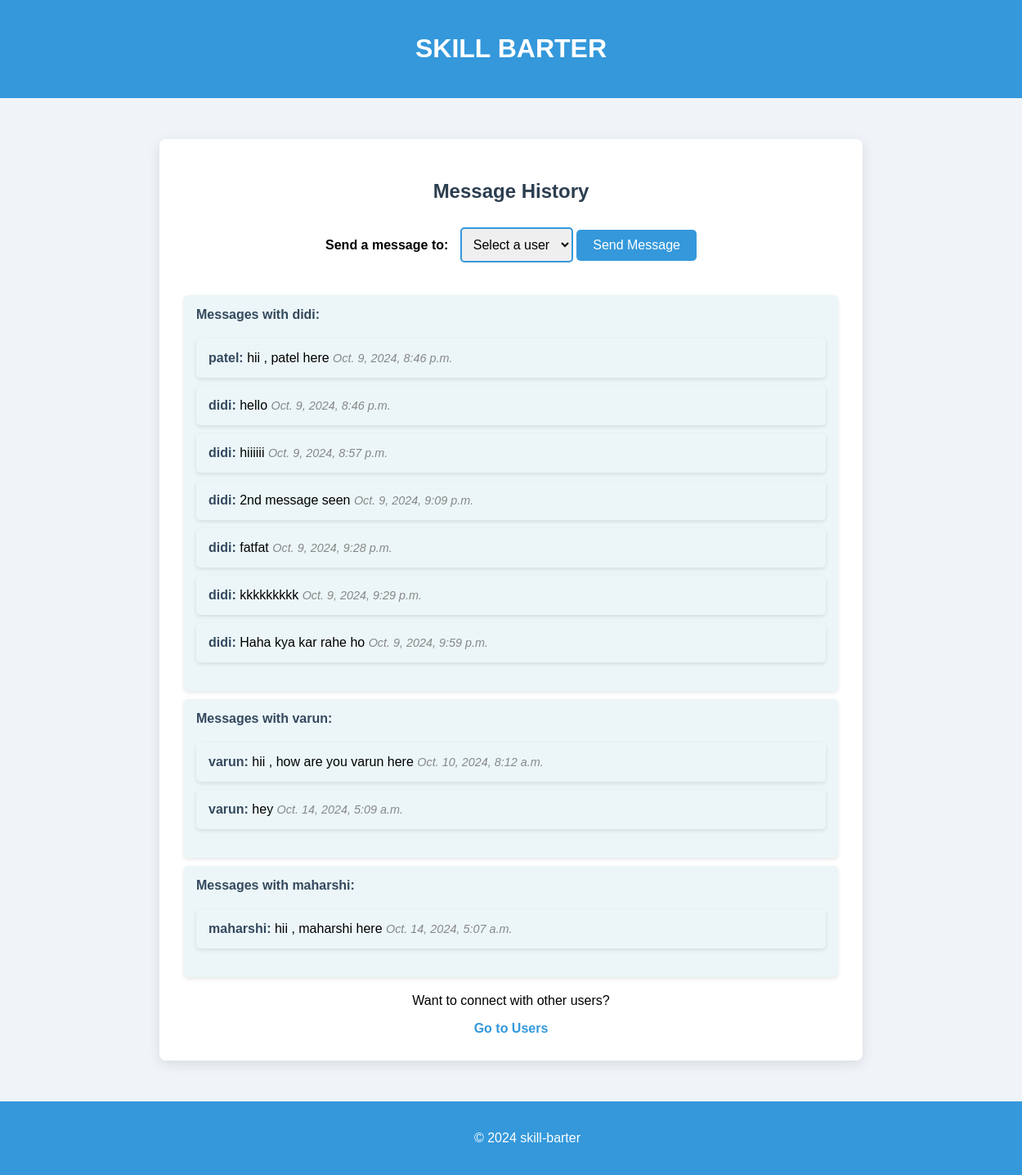
Page /accounts/message_history/ (signed in) on the earlier database version.
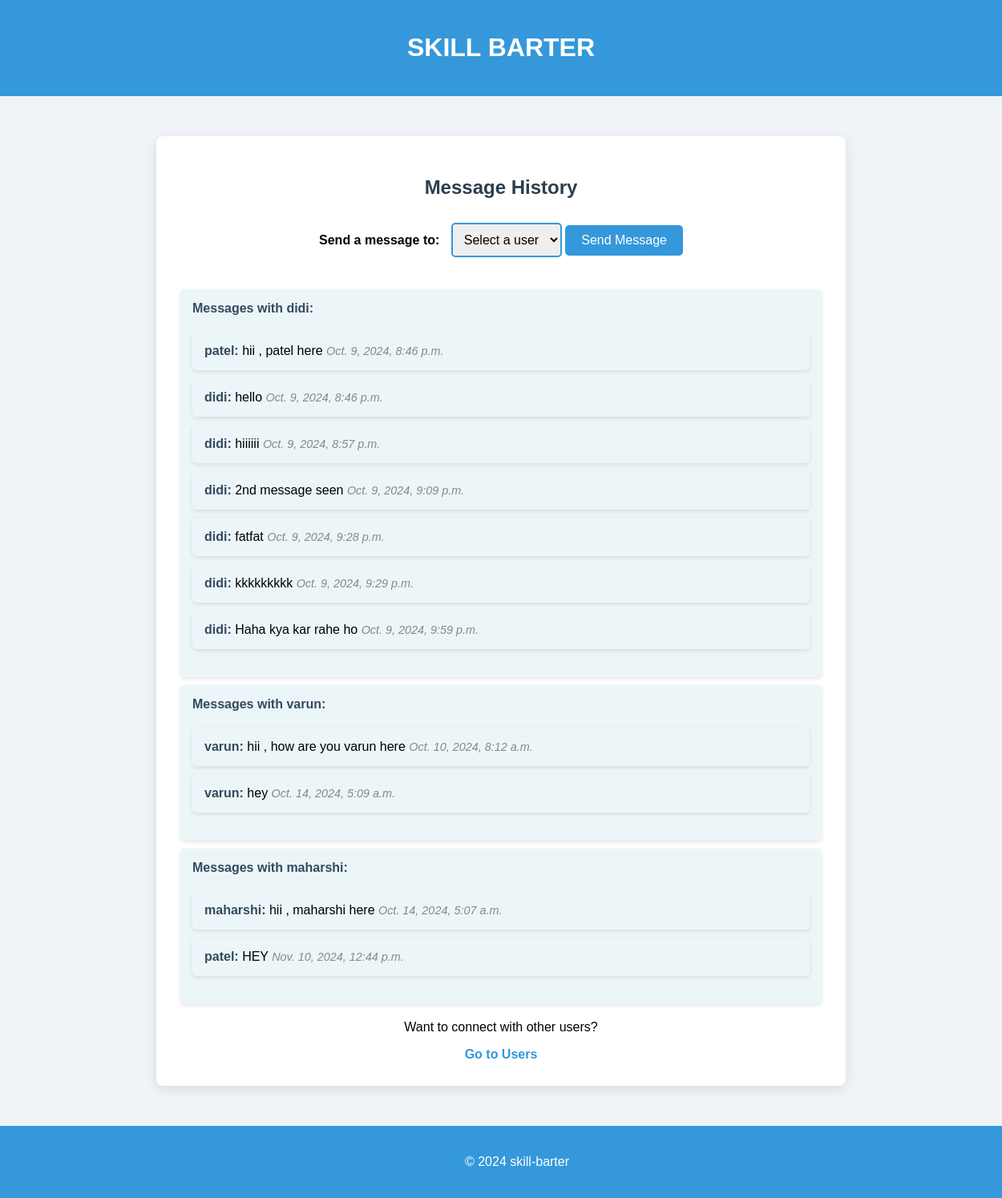
Same page on the later database version.
### accounts/models.py (models this page shows, shortened)
class Message(models.Model):
    sender = models.ForeignKey(User, related_name='sent_messages', on_delete=models.CASCADE)
    receiver = models.ForeignKey(User, related_name='received_messages', on_delete=models.CASCADE)
    content = models.TextField()
    timestamp = models.DateTimeField(auto_now_add=True)

### accounts/views.py (the view)
# urls.py: path('message_history/', message_history, name='message_history'),
@login_required
def message_history(request):
    messages = Message.objects.filter(
        Q(sender=request.user) | Q(receiver=request.user)
    ).order_by('timestamp')
    user_messages = {}
    for message in messages:
        user = message.receiver if message.sender == request.user else message.sender
        if user not in user_messages:
            user_messages[user] = []
        user_messages[user].append(message)
    return render(request, 'accounts/message_history.html', {'user_messages': user_messages})

### accounts/templates/accounts/message_history.html (shortened to what this page needs)
{% load static %}
<!DOCTYPE html>
<html lang="en">
<head>
    <link rel="stylesheet" href="{% static 'css/style.css' %}">
</head>
<body>
    <header>
        <h1>SKILL BARTER</h1>
    </header>
    <main>
        <div class="container">
            <h2>Message History</h2>
            <div>
                <form action="{% url 'send_message' %}" method="GET">
                    <label for="user_select">Send a message to:</label>
                    <select id="user_select" name="user_id">
                        <option value="">Select a user</option>
                    </select>
                    <button type="submit">Send Message</button>
                </form>
            </div>
            {% if user_messages %}
                <ul>
                    {% for user, messages in user_messages.items %}
                        <li>
                            <strong>Messages with {{ user.username }}:</strong>
                            <ul>
                                {% for message in messages %}
                                    <li>
                                        <strong>{{ message.sender.username }}:</strong> {{ message.content }} <em>{{ message.timestamp }}</em>
                                    </li>
                                {% empty %}
                                    <li>No messages exchanged yet.</li>
                                {% endfor %}
                            </ul>
                        </li>
                    {% endfor %}
                </ul>
            {% else %}
                <p>No messages exchanged yet.</p>
            {% endif %}
            <p>Want to connect with other users?</p>
            <a href="{% url 'search' %}">Go to Users</a>
        </div>
    </main>
    <footer>
        <p>&copy; 2024 skill-barter</p>
    </footer>
</body>
</html>

Differences in the rows shown:
added Message: sender.username "patel", content "HEY", timestamp "Nov. 10, 2024, 12:44 p.m."
